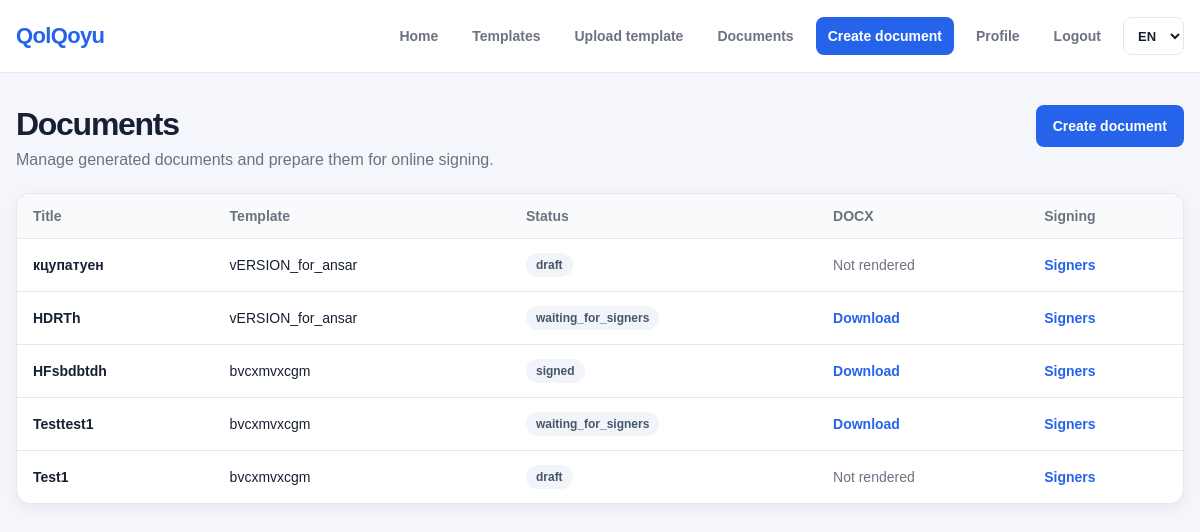
/documents/documents/ (signed in), run on the app's committed database.
### documents/models.py (models this page shows, shortened)
class Document(models.Model):
    class Status(models.TextChoices):
        DRAFT = "draft", "Draft"
        WAITING_FOR_SIGNERS = "waiting_for_signers", "Waiting for signers"
        PARTIALLY_SIGNED = "partially_signed", "Partially signed"
        SIGNED = "signed", "Signed"
        CANCELED = "canceled", "Canceled"
        EXPIRED = "expired", "Expired"
    organization = models.ForeignKey(
        "organizations.Organization",
        on_delete=models.CASCADE,
        related_name="documents"
    )
    template = models.ForeignKey(
        DocumentTemplate,
        on_delete=models.PROTECT,
        related_name="documents"
    )
    created_by = models.ForeignKey(
        settings.AUTH_USER_MODEL,
        on_delete=models.PROTECT,
        related_name="created_documents"
    )
    title = models.CharField(max_length=255)
    status = models.CharField(
        max_length=30,
        choices=Status.choices,
        default=Status.DRAFT
    )
    rendered_html = models.TextField(blank=True)
    rendered_pdf_file = models.FileField(
        upload_to="documents/pdf/",
        blank=True,
        null=True
    )
    rendered_docx_file = models.FileField(
        upload_to="documents/docx/",
        blank=True,
        null=True
    )
    content_hash = models.CharField(
        max_length=64,
        blank=True,
        db_index=True
    )
    created_at = models.DateTimeField(auto_now_add=True)
    updated_at = models.DateTimeField(auto_now=True)
    signed_at = models.DateTimeField(blank=True, null=True)
    class Meta:
        verbose_name = "Document"
        verbose_name_plural = "Documents"
        ordering = ["-created_at"]

class DocumentTemplate(models.Model):
    class Status(models.TextChoices):
        ACTIVE = "active", "Active"
        ARCHIVED = "archived", "Archived"
    organization = models.ForeignKey(
        "organizations.Organization",
        on_delete=models.CASCADE,
        related_name="document_templates"
    )
    created_by = models.ForeignKey(
        settings.AUTH_USER_MODEL,
        on_delete=models.PROTECT,
        related_name="created_document_templates"
    )
    title = models.CharField(max_length=255)
    body_template = models.TextField(
        blank=True,
        help_text="Use variables like {{ client_name }}, {{ amount }}"
    )
    template_file = models.FileField(
        upload_to="document_templates/docx/",
        blank=True,
        null=True
    )
    variables = models.JSONField(default=list, blank=True)
    field_schema = models.JSONField(
        default=list,
        blank=True,
        help_text="Groups and fields for document form editor"
    )
    status = models.CharField(
        max_length=20,
        choices=Status.choices,
        default=Status.ACTIVE
    )
    created_at = models.DateTimeField(auto_now_add=True)
    updated_at = models.DateTimeField(auto_now=True)
    class Meta:
        verbose_name = "Document template"
        verbose_name_plural = "Document templates"
        ordering = ["-created_at"]

### documents/views.py (the view)
# urls.py: path("documents/", views.document_list, name="document_list"),
@login_required
def document_list(request):
    documents = Document.objects.filter(
        created_by=request.user
    ).select_related("template", "organization").order_by("-created_at")
    return render(request, "documents/document_list.html", {
        "documents": documents
    })

### templates/documents/document_list.html (shortened to what this page needs)
{% extends "base.html" %}
{% load i18n %}
{% block content %}
<div class="page-header page-header--with-action">
    <div>
        <h1 class="page-title">{% trans "Documents" %}</h1>
        <p class="page-subtitle">
            {% trans "Manage generated documents and prepare them for online signing." %}
        </p>
    </div>
    <a href="{% url 'documents:document_create' %}" class="btn btn-primary">
        {% trans "Create document" %}
    </a>
</div>
<div class="table-wrapper">
    <table class="table">
        <thead>
            <tr>
                <th>{% trans "Title" %}</th>
                <th>{% trans "Template" %}</th>
                <th>{% trans "Status" %}</th>
                <th>{% trans "DOCX" %}</th>
                <th>{% trans "Signing" %}</th>
            </tr>
        </thead>
        <tbody>
            {% for document in documents %}
                <tr>
                    <td>
                        <strong>{{ document.title }}</strong>
                    </td>
                    <td>
                        {{ document.template.title }}
                    </td>
                    <td>
                        <span class="badge badge-muted">
                            {{ document.status }}
                        </span>
                    </td>
                    <td>
                        {% if document.rendered_docx_file %}
                            <a href="{{ document.rendered_docx_file.url }}" class="table-link">
                                {% trans "Download" %}
                            </a>
                        {% else %}
                            <span class="text-muted">{% trans "Not rendered" %}</span>
                        {% endif %}
                    </td>
                    <td>
                        <a href="{% url 'signing:document_signers' document.pk %}" class="table-link">
                            {% trans "Signers" %}
                        </a>
                    </td>
                </tr>
            {% endfor %}
        </tbody>
    </table>
</div>
{% endblock %}

### static/css/main.css (style rules this page uses)
:root { --bg: #f4f6fb; --surface: #ffffff; --surface-soft: #f8fafc; --text: #172033; --muted: #6b7280; --border: #e5e7eb; --primary: #2563eb; --primary-hover: #1d4ed8; --success: #16a34a; --warning: #d97706; --danger: #dc2626; --radius-sm: 8px; --radius-md: 14px; --radius-lg: 20px; --shadow-sm: 0 4px 14px rgba(15, 23, 42, 0.06); --shadow-md: 0 12px 32px rgba(15, 23, 42, 0.10); }
* { box-sizing: border-box; }
body { margin: 0; font-family: Arial, Helvetica, sans-serif; background: var(--bg); color: var(--text); }
a { color: inherit; text-decoration: none; }
.page-header { margin-bottom: 24px; }
.page-title { margin: 0 0 8px; font-size: 32px; line-height: 1.2; letter-spacing: -0.04em; }
.page-subtitle { margin: 0; color: var(--muted); font-size: 16px; }
.btn { display: inline-flex; align-items: center; justify-content: center; min-height: 42px; padding: 0 16px; border-radius: var(--radius-sm); border: 1px solid transparent; font-size: 14px; font-weight: 700; cursor: pointer; transition: 0.2s ease; }
.btn-primary { background: var(--primary); color: #ffffff; }
.table-wrapper { overflow-x: auto; background: var(--surface); border: 1px solid var(--border); border-radius: var(--radius-md); box-shadow: var(--shadow-sm); }
.table { width: 100%; border-collapse: collapse; }
.table th, .table td { padding: 14px 16px; border-bottom: 1px solid var(--border); text-align: left; font-size: 14px; }
.table th { background: var(--surface-soft); color: var(--muted); font-weight: 800; }
.table tr:last-child td { border-bottom: none; }
.badge { display: inline-flex; align-items: center; padding: 5px 10px; border-radius: 999px; font-size: 12px; font-weight: 800; }
.badge-muted { background: #f1f5f9; color: #475569; }
.page-header--with-action { display: flex; align-items: flex-start; justify-content: space-between; gap: 20px; }
.table-link { color: var(--primary); font-weight: 700; }
.text-muted { color: var(--muted); }

### data on the page
Document: title "кцупатуен", template "vERSION_for_ansar", status "draft"
Document: title "HDRTh", template "vERSION_for_ansar", status "waiting_for_signers"
Document: title "HFsbdbtdh", template "bvcxmvxcgm", status "signed"
Document: title "Testtest1", template "bvcxmvxcgm", status "waiting_for_signers"
Document: title "Test1", template "bvcxmvxcgm", status "draft"
